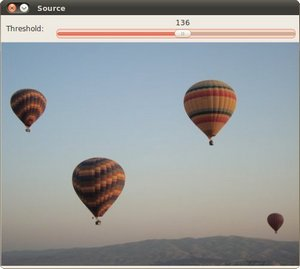
//> input picture DisplayImage/Ballon.jpg, 300 x 269 px
$ ./cornersubpix ../../DisplayImage/Ballon.jpg   (built with g++ and OpenCV 4)
//> lines starting //> are read from the running program, lines starting //| are printed output that depends on the picture; after the words box and inside, x2 and y2 are one past the last pixel; in counts of white or black regions, pixels touching at a corner belong together
/*
coded by luke on 6th April 2017
Aiming to find more exact corner positions (more exact than integer pixels) by cornerSubpix method
*/

#include <opencv2/imgproc/imgproc.hpp>
#include <opencv2/highgui/highgui.hpp>
#include <iostream>
#include <string>

using namespace std;
using namespace cv;

//Global variables
Mat src, src_gray;

int maxCorners = 10;
int maxTrackbar = 25;

RNG rng(12345);

string source_window = "image";

//Function header
void goodFeaturesToTrack_Demo(int,void*);

//Main function
int main(int argc,char** argv)
{
	//load the image and convert it to the gray scale
	src = imread(argv[1],1);
//> src is the input picture: 269 rows x 300 cols, CV_8UC3; mean B, G, R 157.4, 156.9, 154.1
	cvtColor(src,src_gray,CV_BGR2GRAY);
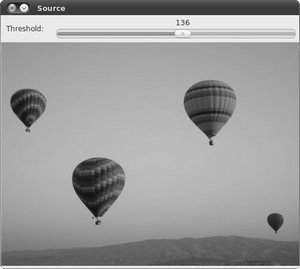
//> src_gray: 269 rows x 300 cols, CV_8UC1; min 9, max 255, mean 156.2

	//blur the grayscale image to eliminate the noise
	blur(src_gray,src_gray,Size(3,3));
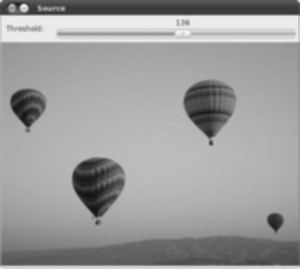
//> src_gray: 269 rows x 300 cols, CV_8UC1; min 18, max 246, mean 156.3

	//Create the window to show the original image
	namedWindow(source_window,CV_WINDOW_AUTOSIZE);
	imshow(source_window,src);

	//Create the trackbar and attach the callback function to it
	createTrackbar("Max Corners",source_window,&maxCorners,maxTrackbar,goodFeaturesToTrack_Demo);

	goodFeaturesToTrack_Demo(0,0);

	waitKey(0);
	return 0;
}

//Function definition for the callback function
void goodFeaturesToTrack_Demo(int ,void*)
{
	if(maxCorners < 1)
		maxCorners = 1;

	//Parameters for shi_tomasi_algorithm
	vector<Point2f> corners;
	double qualityLevel = 0.01;
	double minDistance = 10;
	int blockSize = 3;
	bool useHarrisDetector = false;
	double k = 0.04;

	//copy the source image
	Mat copy;
	copy = src.clone();

	//apply the corner detector
	goodFeaturesToTrack(src_gray,corners,maxCorners,qualityLevel,minDistance,Mat(),blockSize,useHarrisDetector,k);
//> corners = 10 Points (x, y): [211, 144], [1, 1], [298, 1], [63, 8], [96, 223], [39, 6], [182, 20], [12, 4], [28, 127], [22, 5]


	//Draw corners detected
	cout<<"Number of the detected corners: "<<corners.size()<<endl;
//| Number of the detected corners: 10

	int r = 4;
	for (int i =0;i<corners.size();i++)
	{
		circle(copy,corners[i],r,Scalar(rng.uniform(0,255),rng.uniform(0,255),rng.uniform(0,255)),-1,8,0);
	}
//> this loop made 10 passes
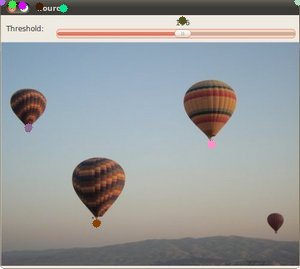
//> copy: 269 rows x 300 cols, CV_8UC3; 0.55% of pixels changed, all inside (x1, y1, x2, y2) = (0, 0, 300, 228)

	//show what you got
	namedWindow("image2",CV_WINDOW_AUTOSIZE);
	imshow("image2",copy);

	//set the need parameters to find the refined corners
	Size winSize = Size(5,5);
	Size zeroZone = Size(-1,-1);

	TermCriteria criteria = TermCriteria(CV_TERMCRIT_EPS + CV_TERMCRIT_ITER,40,0.001);

	//Calculate the refined corner locations
	cornerSubPix(src_gray,corners,winSize,zeroZone,criteria);
//> corners = 10 Points (x, y): [210.7, 144.6], [1.59, 1.78], [297.4, 1.81], [63, 8], [96, 223], [39, 6], [182, 20], [11.71, 2.4], [27.6, 128.8], [23.36, 2.53]

	for (int i =0;i<corners.size();i++)
		{cout << "--refined corner["<<i<<"] ("<<corners[i].x<<","<<corners[i].y<<" )"<<endl;
		}
}

$ run again, on DisplayImage/baboon.jpg
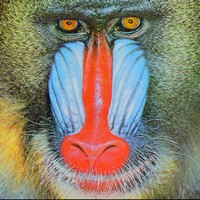
//> input picture DisplayImage/baboon.jpg, 200 x 200 px
//> src is the input picture: 200 rows x 200 cols, CV_8UC3; mean B, G, R 111.6, 128, 135.8
//> `blur(src_gray,src_gray,Size(3,3));`:
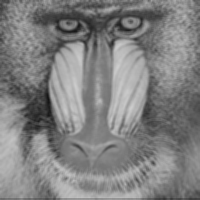
//> src_gray: 200 rows x 200 cols, CV_8UC1; min 19, max 205, mean 128.6
//> in goodFeaturesToTrack_Demo, `goodFeaturesToTrack(src_gray,corners,maxCorners,qualityLevel,minDistan..`: corners = 10 Points (x, y): [154, 164], [88, 31], [67, 45], [133, 39], [69, 132], [67, 23], [143, 160], [56, 157], [117, 28], [67, 178]
//| Number of the detected corners: 10
//> the loop in goodFeaturesToTrack_Demo, `for (int i =0;i<corners.size();i++)` made 10 passes
//> after the loop in goodFeaturesToTrack_Demo, `for (int i =0;i<corners.size();i++)`:
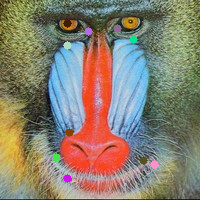
//> copy: 200 rows x 200 cols, CV_8UC3; 1.23% of pixels changed, all inside (x1, y1, x2, y2) = (52, 19, 159, 183)
//> in goodFeaturesToTrack_Demo, `cornerSubPix(src_gray,corners,winSize,zeroZone,criteria);`: corners = 10 Points (x, y): [154, 165.5], [89.7, 31.45], [66.03, 42.47], [129.3, 38.3], [71.64, 133.5], [67, 23], [146.9, 159.1], [53.84, 158.7], [117, 28], [67, 178]
//> the loop in goodFeaturesToTrack_Demo, `for (int i =0;i<corners.size();i++) {cout << "--refined corner["<<i<<"..` made 10 passes
//| --refined corner[0] (154.016,165.504 )
//| --refined corner[1] (89.7009,31.4517 )
//| --refined corner[2] (66.0276,42.4676 )
//| --refined corner[3] (129.281,38.2988 )
//| --refined corner[4] (71.6361,133.482 )
//> (output is shown up to pass 5 of 10)
